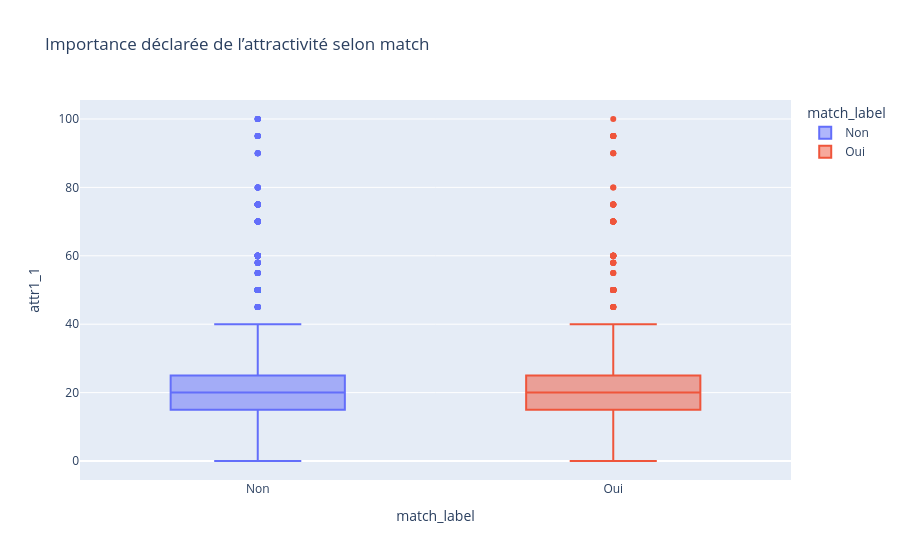

The notebook cell this image was saved under:
### Markdown cell above
### Q2: How important do people think attractiveness is in potential mate selection vs. its real impact?

### Code cell
# variables to analyze : attr1_1 vs attr_o
# variable of interest : match

#Q2_1
df_plot = df.copy()
df_plot["match_label"] = df_plot["match"].map({0: "Non", 1: "Oui"})

fig = px.box(
    df_plot,
    x="match_label",
    y="attr1_1",
    color="match_label",
    title="Importance déclarée de l’attractivité selon match"
)
fig.show()

fig2 = px.box(
    df_plot,
    x="match_label",
    y="attr_o",
    color="match_label",
    title="Attractivité réelle reçue selon match"
)
fig2.show()

#Q2_3
df[["attr1_1", "attr_o", "match"]].corr()
df[['attr_o', 'match']].corr()

### Figure 1 — Plotly figure (JSON) as saved in the notebook; plotly's stock layout.template omitted (floating-point values rounded to 4 significant figures; data arrays with more than 128 entries replaced by an {"elided": "..."} marker saying what was removed)
{"data": [{"alignmentgroup": "True", "hovertemplate": "match_label=%{x}<br>attr1_1=%{y}<extra></extra>", "legendgroup": "Non", "marker": {"color": "#636efa"}, "name": "Non", "notched": false, "offsetgroup": "Non", "orientation": "v", "showlegend": true, "type": "box", "x": {"elided": "6998 str values"}, "x0": " ", "xaxis": "x", "y": {"elided": "6998 float values"}, "y0": " ", "yaxis": "y"}, {"alignmentgroup": "True", "hovertemplate": "match_label=%{x}<br>attr1_1=%{y}<extra></extra>", "legendgroup": "Oui", "marker": {"color": "#EF553B"}, "name": "Oui", "notched": false, "offsetgroup": "Oui", "orientation": "v", "showlegend": true, "type": "box", "x": {"elided": "1380 str values"}, "x0": " ", "xaxis": "x", "y": {"elided": "1380 float values"}, "y0": " ", "yaxis": "y"}], "layout": {"boxmode": "overlay", "legend": {"title": {"text": "match_label"}, "tracegroupgap": 0}, "title": {"text": "Importance déclarée de l’attractivité selon match"}, "xaxis": {"anchor": "y", "categoryarray": ["Non", "Oui"], "categoryorder": "array", "domain": [0, 1], "title": {"text": "match_label"}}, "yaxis": {"anchor": "x", "domain": [0, 1], "title": {"text": "attr1_1"}}}}
